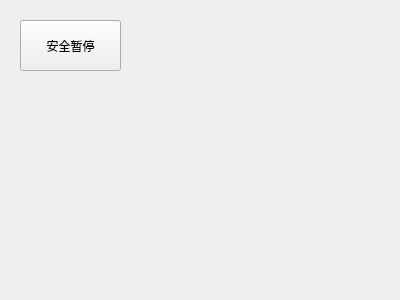
<?xml version="1.0" encoding="UTF-8"?>
<ui version="4.0">
 <class>QUnitt</class>
 <widget class="QWidget" name="QUnitt">
  <property name="geometry">
   <rect>
    <x>0</x>
    <y>0</y>
    <width>400</width>
    <height>300</height>
   </rect>
  </property>
  <property name="windowTitle">
   <string>QUnitt</string>
  </property>
  <widget class="QPushButton" name="p1">
   <property name="geometry">
    <rect>
     <x>20</x>
     <y>20</y>
     <width>101</width>
     <height>51</height>
    </rect>
   </property>
   <property name="text">
    <string>安全暂停</string>
   </property>
  </widget>
 </widget>
 <layoutdefault spacing="6" margin="11"/>
 <resources/>
 <connections/>
</ui>
